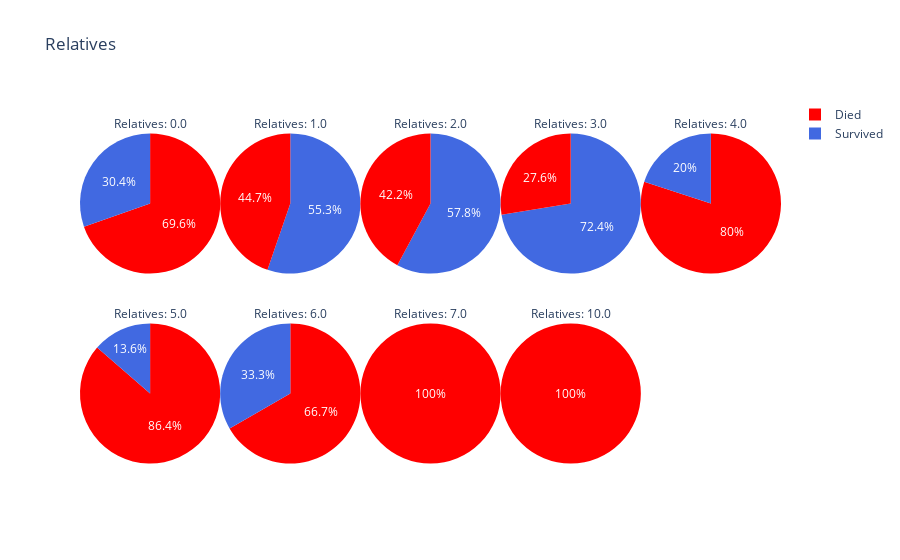

The notebook cell this image was saved under:
### Code cell
survivalPerFamily = full_df[["Relatives", "Survived"]].groupby(["Relatives"], as_index=False).mean()

plotPieCharts(survivalPerFamily, "Relatives")

### Figure 1 — Plotly figure (JSON) as saved in the notebook; plotly's stock layout.template omitted (floating-point values rounded to 4 significant figures)
{"data": [{"domain": {"x": [0, 0.2], "y": [0.5, 1]}, "hoverinfo": "label+percent", "labels": ["Survived", "Died"], "marker": {"colors": ["royalblue", "red"]}, "textposition": "inside", "title": {"text": "Relatives: 0.0"}, "type": "pie", "values": [0.3035, 0.6965]}, {"domain": {"x": [0.2, 0.4], "y": [0.5, 1]}, "hoverinfo": "label+percent", "labels": ["Survived", "Died"], "marker": {"colors": ["royalblue", "red"]}, "textposition": "inside", "title": {"text": "Relatives: 1.0"}, "type": "pie", "values": [0.5528, 0.4472]}, {"domain": {"x": [0.4, 0.6], "y": [0.5, 1]}, "hoverinfo": "label+percent", "labels": ["Survived", "Died"], "marker": {"colors": ["royalblue", "red"]}, "textposition": "inside", "title": {"text": "Relatives: 2.0"}, "type": "pie", "values": [0.5784, 0.4216]}, {"domain": {"x": [0.6, 0.8], "y": [0.5, 1]}, "hoverinfo": "label+percent", "labels": ["Survived", "Died"], "marker": {"colors": ["royalblue", "red"]}, "textposition": "inside", "title": {"text": "Relatives: 3.0"}, "type": "pie", "values": [0.7241, 0.2759]}, {"domain": {"x": [0.8, 1], "y": [0.5, 1]}, "hoverinfo": "label+percent", "labels": ["Survived", "Died"], "marker": {"colors": ["royalblue", "red"]}, "textposition": "inside", "title": {"text": "Relatives: 4.0"}, "type": "pie", "values": [0.2, 0.8]}, {"domain": {"x": [0, 0.2], "y": [0, 0.5]}, "hoverinfo": "label+percent", "labels": ["Survived", "Died"], "marker": {"colors": ["royalblue", "red"]}, "textposition": "inside", "title": {"text": "Relatives: 5.0"}, "type": "pie", "values": [0.1364, 0.8636]}, {"domain": {"x": [0.2, 0.4], "y": [0, 0.5]}, "hoverinfo": "label+percent", "labels": ["Survived", "Died"], "marker": {"colors": ["royalblue", "red"]}, "textposition": "inside", "title": {"text": "Relatives: 6.0"}, "type": "pie", "values": [0.3333, 0.6667]}, {"domain": {"x": [0.4, 0.6], "y": [0, 0.5]}, "hoverinfo": "label+percent", "labels": ["Survived", "Died"], "marker": {"colors": ["royalblue", "red"]}, "textposition": "inside", "title": {"text": "Relatives: 7.0"}, "type": "pie", "values": [0, 1]}, {"domain": {"x": [0.6, 0.8], "y": [0, 0.5]}, "hoverinfo": "label+percent", "labels": ["Survived", "Died"], "marker": {"colors": ["royalblue", "red"]}, "textposition": "inside", "title": {"text": "Relatives: 10.0"}, "type": "pie", "values": [0, 1]}], "layout": {"autosize": false, "title": {"text": "Relatives"}, "width": 900}}
